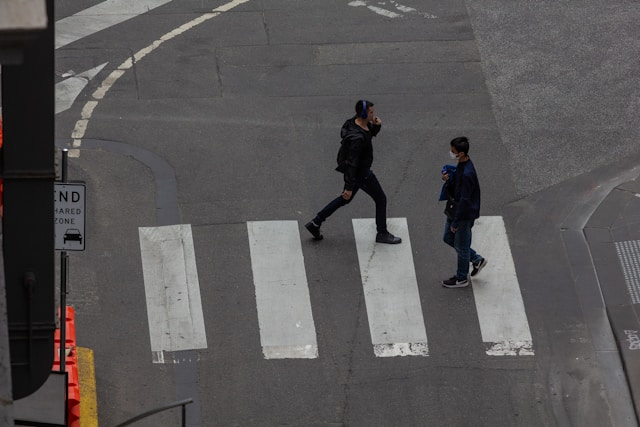
#> input picture day08/img/pedestrian.jpg, 640 x 427 px
$ python step3_hog_pedestrian.py
#> lines starting #> are read from the running program, lines starting #| are printed output that depends on the picture; after the words box and inside, x2 and y2 are one past the last pixel; in counts of white or black regions, pixels touching at a corner belong together
import cv2
import numpy as np
import urllib.request

img = cv2.imread('./img/pedestrian.jpg')
#> img is the input picture: shape (427, 640, 3); mean B, G, R 86, 85.7, 88.2

if img is None:

    print("Error: 이미지 로드 실패")

else:

    print(f"✅ 이미지 로드 성공: {img.shape}")
#| ✅ 이미지 로드 성공: (427, 640, 3)

    cv2.imshow('Original', img)
    cv2.waitKey(0)
    cv2.destroyAllWindows()

# ① HOG 디스크립터 생성 ---

hog = cv2.HOGDescriptor()

# ② 사전학습된 보행자 검출 모델 로드 ---

hog.setSVMDetector(cv2.HOGDescriptor_getDefaultPeopleDetector())

# ③ 이미지에서 보행자 검출 ---

detections, weights = hog.detectMultiScale(

    img,
    winStride=(8, 8),      # 스캔 윈도우 이동 크기
    padding=(16, 16),      # 윈도우 주변 패딩
    scale=1.05             # 이미지 피라미드 스케일
)
#> detections = [[344, 94, 87, 174], [415, 124, 91, 182]]; weights = [0.531, 1.85]

print(f"검출된 보행자: {len(detections)}명")
#| 검출된 보행자: 2명

# ④ 신뢰도 분석 ---

if len(weights) > 0:

    print(f"신뢰도 범위: {weights.min():.3f} ~ {weights.max():.3f}")
#| 신뢰도 범위: 0.531 ~ 1.850
    print(f"신뢰도별 개수:")

    for threshold in [0.3, 0.5, 0.7, 0.9]:
        count = np.sum(weights > threshold)
        print(f"  weights > {threshold}: {count}명")
#> this loop made 4 passes
#> count on passes 1 to 4: 2, 2, 1, 1
#|   weights > 0.3: 2명
#|   weights > 0.5: 2명
#|   weights > 0.7: 1명
#|   weights > 0.9: 1명

# ⑤ 검출 결과 시각화 ---

result = img.copy()
for (x, y, w, h) in detections:

    cv2.rectangle(result, (x, y), (x+w, y+h), (0, 255, 0), 2)
#> this loop made 2 passes
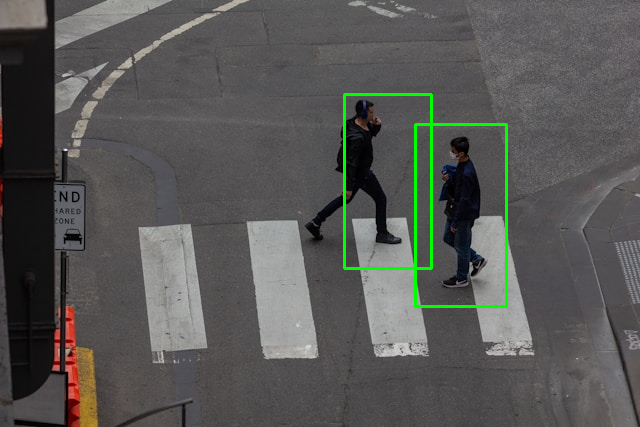
#> result: shape (427, 640, 3); 1.16% of pixels changed, all inside (x1, y1, x2, y2) = (343, 93, 508, 308)

cv2.imshow('Pedestrian Detection', result)
cv2.waitKey(0)
cv2.destroyAllWindows()

# 3-3 신뢰도 필터링

CONFIDENCE_THRESHOLD = 0.5  # 임계값 조정 (0.3 ~ 0.9)
result_filtered = img.copy()
filtered_count = 0

for (x, y, w, h), weight in zip(detections, weights):

    if weight > CONFIDENCE_THRESHOLD:

        cv2.rectangle(result_filtered, (x, y), (x+w, y+h), (0, 255, 0), 2)

        # 신뢰도 표시

        cv2.putText(result_filtered, f'{weight:.2f}', (x, y-5),

                    cv2.FONT_HERSHEY_SIMPLEX, 0.5, (0, 255, 0), 1)

        filtered_count += 1
#> this loop made 2 passes
#> (x, y, w, h, weight, filtered_count) on passes 1 to 2: (344, 94, 87, 174, 0.531, 1), (415, 124, 91, 182, 1.85, 2)
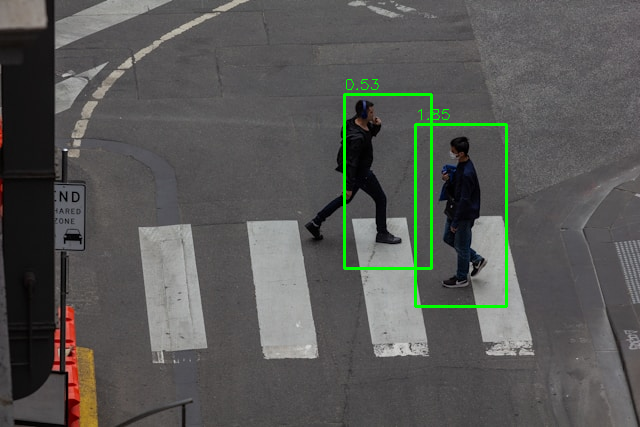
#> result_filtered: shape (427, 640, 3); 1.22% of pixels changed, all inside (x1, y1, x2, y2) = (343, 79, 508, 308)
#> after the loop, filtered_count = 2

print(f"\n신뢰도 필터링 (threshold={CONFIDENCE_THRESHOLD}):")
print(f"  필터링 전: {len(detections)}명")
#|   필터링 전: 2명
print(f"  필터링 후: {filtered_count}명")
#|   필터링 후: 2명
print(f"  감소율: {(len(detections)-filtered_count)/len(detections)*100:.1f}%")
#|   감소율: 0.0%

cv2.imshow('Filtered Detection', result_filtered)
cv2.waitKey(0)
cv2.destroyAllWindows()

# 3-4 다양한 파라미터 조합으로 성능 비교

configs = [

    {"name": "Default", "winStride": (8, 8), "scale": 1.05},
    {"name": "Fine-grained", "winStride": (4, 4), "scale": 1.05},
    {"name": "Small objects", "winStride": (8, 8), "scale": 1.02},
    {"name": "Fast", "winStride": (16, 16), "scale": 1.1},

]

print("\n파라미터별 검출 결과:")
print("-" * 60)

for config in configs:

    found, _ = hog.detectMultiScale(

        img,
        winStride=config["winStride"],
        padding=(16, 16),
        scale=config["scale"]

    )

    print(f"{config['name']:15s} (winStride={config['winStride']}, scale={config['scale']}): {len(found):3d}명")
#> this loop made 4 passes
#> found on pass 1: [[344, 94, 87, 174], [415, 124, 91, 182]]
#| Default         (winStride=(8, 8), scale=1.05):   2명
#| Fine-grained    (winStride=(4, 4), scale=1.05):   3명
#| Small objects   (winStride=(8, 8), scale=1.02):   3명
#| Fast            (winStride=(16, 16), scale=1.1):   0명

# 최고 성능 설정으로 최종 검출

print("\n✅ 최고 성능 파라미터 선택 (또는 추천값 사용)")
